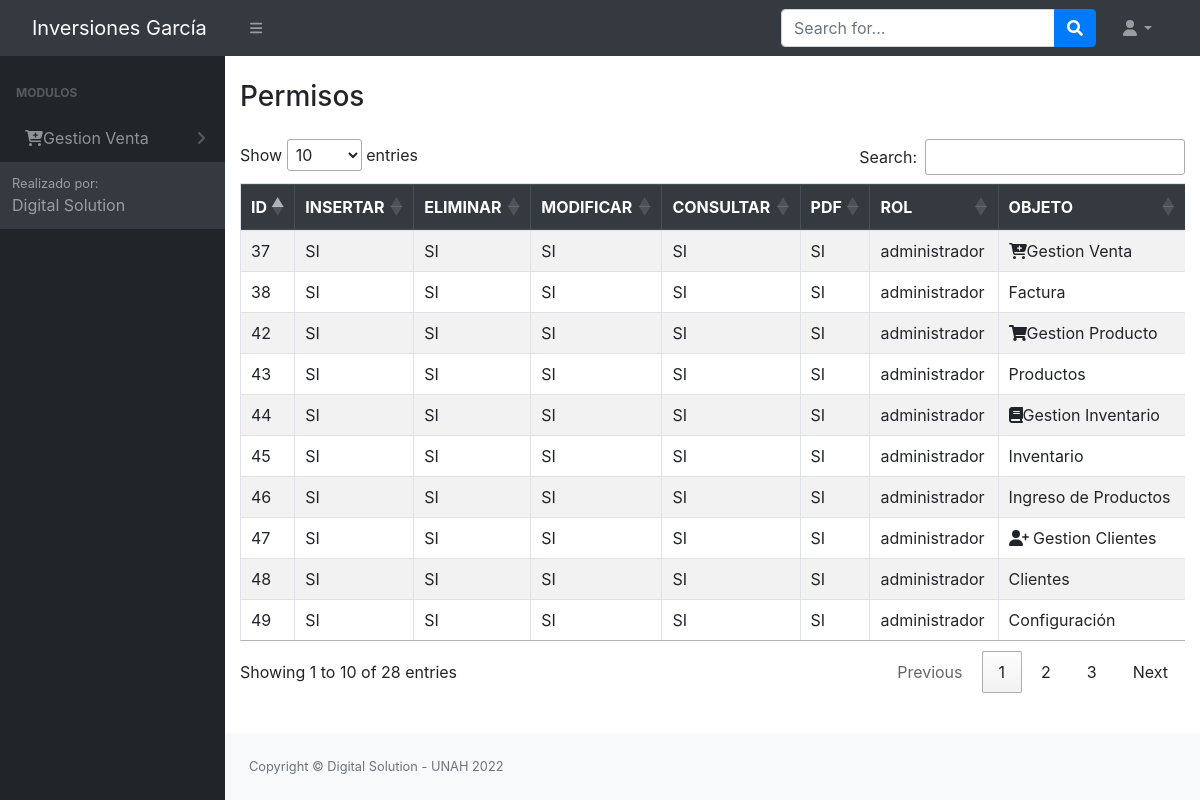
The app's page /src/permisos.php (signed in) with its own data.
### tables this page shows
CREATE TABLE `tbl_permisos` (
  `id_permiso` int(11) NOT NULL AUTO_INCREMENT,
  `id_rol` int(11) NOT NULL,
  `permiso_insercion` int(11) NOT NULL,
  `permiso_eliminacion` int(11) NOT NULL,
  `permiso_modificar` int(11) NOT NULL,
  `permiso_consultar` int(11) NOT NULL,
  `id_objeto` int(11) NOT NULL,
  `pdf` int(11) NOT NULL,
  PRIMARY KEY (`id_permiso`),
  KEY `id_objeto` (`id_objeto`),
  KEY `id_rol` (`id_rol`)
);

CREATE TABLE `tbl_modulos` (
  `id_objeto` int(11) NOT NULL AUTO_INCREMENT,
  `Objeto` varchar(100) NOT NULL,
  `descripcion_objeto` varchar(30) NOT NULL,
  `id_padre` int(11) NOT NULL,
  `URL` varchar(100) NOT NULL,
  PRIMARY KEY (`id_objeto`)
);

CREATE TABLE `tbl_roles` (
  `id_rol` int(11) NOT NULL AUTO_INCREMENT,
  `rol` text NOT NULL,
  `descripcion` text DEFAULT NULL,
  PRIMARY KEY (`id_rol`)
);

### config/conex.php (called while the page is built, shortened)
<?php
     function getConexion()
    {
        $db = new PDO('mysql:host=localhost:3306;dbname=bd_inversiones_garcia', 'root', '');
        return $db;
    }
?>

### modelos/modelo_principal.php (called while the page is built, shortened)
<?php
class ModeloPrincipal
{
    private $db;
    private $datos;
    public function __construct()
    {
        require_once '../config/conex.php';
        $this->db = getConexion();
    }
    public function insertargeneral($sql)
    {
        $this->db = getConexion();
        $resultado = $this->db->query($sql);
        if ($resultado) {
            return true;
        } else {
            return false;
        }
    }
    public function mostrargeneral($consulta)
    {
        $resu = $this->db->query($consulta);
        while ($filas = $resu->FETCHALL(PDO::FETCH_ASSOC)) {
            $this->datos[] = $filas;
        }
        return $this->datos;
    }
}

### controladores/controlador_permisos.php (the view, shortened to what this page needs)
<?php
include_once('../Login/header.php');
include_once '../modelos/modelo_principal.php';
class Contralador
{
    static public function mostrar()
    {
        $data = new ModeloPrincipal();
        $matriz = $data->mostrargeneral("select tp.*,tm.OBJETO,tr.ROL from tbl_permisos tp inner join tbl_modulos tm on tp.ID_OBJETO = tm.ID_OBJETO inner join tbl_roles tr ON tp.ID_ROL = tr.ID_ROL", "1");
        foreach ($matriz as $key => $value) {
            foreach ($value as $registro) { ?>
                <tr>
                    <td><?= $registro['id_permiso'] ?></td>
                    <td><?= $registro['permiso_insercion'] == 1 ? 'SI' : 'NO' ?></td>
                    <td><?= $registro['permiso_eliminacion'] == 1 ? 'SI' : 'NO'  ?></td>
                    <td><?= $registro['permiso_modificar'] == 1 ? 'SI' : 'NO' ?></td>
                    <td><?= $registro['permiso_consultar'] == 1 ? 'SI' : 'NO' ?></td>
                    <td><?= $registro['pdf'] == 1 ? 'SI' : 'NO' ?></td>
                    <td><?= $registro['ROL'] ?></td>
                    <td><?= $registro['OBJETO'] ?></td>
                </tr>
<?php }
        }
    }
}

### Login/header.php (shortened to what this page needs)
<?php
include '../config/conn.php';
?>
<!DOCTYPE html>
<html lang="en">
    <head>
        <link href="https://cdn.jsdelivr.net/npm/simple-datatables@latest/dist/style.css" rel="stylesheet" />
        <link href="../dist/css/styles.css" rel="stylesheet" />
        <link rel="stylesheet" href="../Login/vendors/x/dist/notiflix-3.2.5.min.css" />
        <link rel="stylesheet" href="https://cdnjs.cloudflare.com/ajax/libs/twitter-bootstrap/4.1.3/css/bootstrap.css">
        <link rel="stylesheet" href="https://cdn.datatables.net/1.10.20/css/dataTables.bootstrap4.min.css">
        <link rel="stylesheet" type="text/css" href="assets/css/main.css">
        <link rel="stylesheet" type="text/css" href="assets/css/style.css">
        <link href="https://cdn.jsdelivr.net/npm/bootstrap@5.1.3/dist/css/bootstrap.min.css" rel="stylesheet">
        <link href="../dist/css/contenedor.css" rel="stylesheet" />
        <link href="../Login/vendors/bootstrap/dist/css/bootstrap.min.css" rel="stylesheet">
        <link rel="stylesheet" href="../Login/vendors/notiflix/dist/notiflix-3.2.5.min.css" />
        <link rel="stylesheet" href="https://cdnjs.cloudflare.com/ajax/libs/font-awesome/5.7.2/css/all.min.css" />
        <link rel="stylesheet" href="https://cdnjs.cloudflare.com/ajax/libs/simple-line-icons/2.4.1/css/simple-line-icons.css" />
        <link rel="stylesheet" href="https://cdn.datatables.net/1.10.19/css/jquery.dataTables.min.css" />
        <link rel="stylesheet" href="https://cdn.datatables.net/buttons/1.5.6/css/buttons.dataTables.min.css" />
    </head>
    <body class="sb-nav-fixed">
        <nav class="sb-topnav navbar navbar-expand navbar-dark bg-dark">
            <a class="navbar-brand ps-3" id="titulo_menu" href="../dist/home.php">  Inversiones García  </a>
            <button class="btn btn-link btn-sm order-1 order-lg-0 me-4 me-lg-0" id="sidebarToggle" href="#!"><i class="fas fa-bars"></i></button>
            <form class="d-none d-md-inline-block form-inline ms-auto me-0 me-md-3 my-2 my-md-0">
                <div class="input-group">
                    <input class="form-control" type="text" placeholder="Search for..." aria-label="Search for..." aria-describedby="btnNavbarSearch" />
                    <button class="btn btn-primary" id="btnNavbarSearch" type="button"><i class="fas fa-search"></i></button>
                </div>
            </form>
            <ul class="navbar-nav ms-auto ms-md-0 me-3 me-lg-4">
                <li class="nav-item dropdown">
                    <a class="nav-link dropdown-toggle" id="navbarDropdown" href="#" role="button" data-bs-toggle="dropdown" aria-expanded="false"><i class="fas fa-user fa-fw"></i></a>
                </li>
            </ul>
        </nav>
        <div id="layoutSidenav">
            <div id="layoutSidenav_nav">
                <nav class="sb-sidenav accordion sb-sidenav-dark" id="sidenavAccordion">
                    <div class="sb-sidenav-menu">
                        <div class="nav">
                            <div class="sb-sidenav-menu-heading">Modulos</div>
                            <?php
                            $rol = $_SESSION['rol'];
                            $result = mysqli_query($conn, "select * from tbl_modulos tm inner join tbl_permisos tp ON tm.ID_OBJETO = tp.ID_OBJETO where tm.ID_PADRE = 0 and tp.permiso_consultar = 1 and tp.ID_ROL = '$rol'"); ?>
                            <?php foreach ($result as $i) : ?>
                                <a class="nav-link collapsed" href="#" data-bs-toggle="collapse" data-bs-target="#pagesCollapsePersonas<?= $i['id_objeto'] ?>" aria-expanded="false" aria-controls="pagesCollapseError">
                                    &nbsp;&nbsp;<?= $i['Objeto'] ?>
                                    <div class="sb-sidenav-collapse-arrow"><i class="fas fa-angle-down"></i></div>
                                </a>
                            <?php endforeach; ?>
                    </div>
                    <div class="sb-sidenav-footer">
                        <div class="small">Realizado por:</div>
                        Digital Solution
                    </div>
                </nav>
            </div>
            <div id="layoutSidenav_content"> <br>

### records on screen
tbl_permisos: id_objeto.Objeto "Gestion Venta"
tbl_permisos: id_permiso "37", permiso_insercion "SI", permiso_eliminacion "SI", permiso_modificar "SI", permiso_consultar "SI", pdf "SI", id_rol.rol "administrador", id_objeto.Objeto "Gestion Venta"
tbl_permisos: id_permiso "38", permiso_insercion "SI", permiso_eliminacion "SI", permiso_modificar "SI", permiso_consultar "SI", pdf "SI", id_rol.rol "administrador", id_objeto.Objeto "Factura"
tbl_permisos: id_permiso "42", permiso_insercion "SI", permiso_eliminacion "SI", permiso_modificar "SI", permiso_consultar "SI", pdf "SI", id_rol.rol "administrador", id_objeto.Objeto "Gestion Producto"
tbl_permisos: id_permiso "43", permiso_insercion "SI", permiso_eliminacion "SI", permiso_modificar "SI", permiso_consultar "SI", pdf "SI", id_rol.rol "administrador", id_objeto.Objeto "Productos"
tbl_permisos: id_permiso "44", permiso_insercion "SI", permiso_eliminacion "SI", permiso_modificar "SI", permiso_consultar "SI", pdf "SI", id_rol.rol "administrador", id_objeto.Objeto "Gestion Inventario"
tbl_permisos: id_permiso "45", permiso_insercion "SI", permiso_eliminacion "SI", permiso_modificar "SI", permiso_consultar "SI", pdf "SI", id_rol.rol "administrador", id_objeto.Objeto "Inventario"
tbl_permisos: id_permiso "46", permiso_insercion "SI", permiso_eliminacion "SI", permiso_modificar "SI", permiso_consultar "SI", pdf "SI", id_rol.rol "administrador", id_objeto.Objeto "Ingreso de Productos"
tbl_permisos: id_permiso "47", permiso_insercion "SI", permiso_eliminacion "SI", permiso_modificar "SI", permiso_consultar "SI", pdf "SI", id_rol.rol "administrador", id_objeto.Objeto "Gestion Clientes"
tbl_permisos: id_permiso "48", permiso_insercion "SI", permiso_eliminacion "SI", permiso_modificar "SI", permiso_consultar "SI", pdf "SI", id_rol.rol "administrador", id_objeto.Objeto "Clientes"
tbl_permisos: id_permiso "49", permiso_insercion "SI", permiso_eliminacion "SI", permiso_modificar "SI", permiso_consultar "SI", pdf "SI", id_rol.rol "administrador", id_objeto.Objeto "Configuración"
